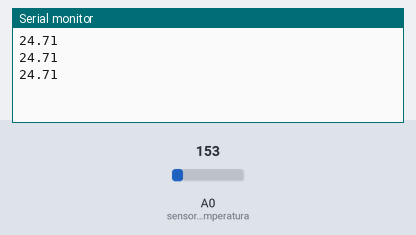
Simulated run of this sketch. Board: Arduino Uno, built with avr-gcc and run on an emulated ATmega328P. Shown: the last lines printed to the serial monitor. Inputs (shaded band) come from the test bench; at power-on: A0 (sensor_temperatura) = 153.

Above: at 1.3 s.
1.4 s: A0 (sensor_temperatura) set to 165
At 1.9 s:
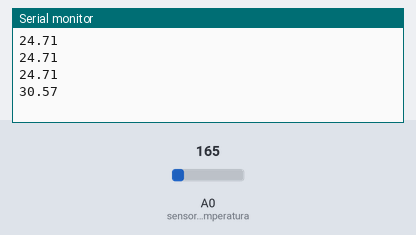
2.9 s: A0 (sensor_temperatura) set to 175
At 3.4 s:
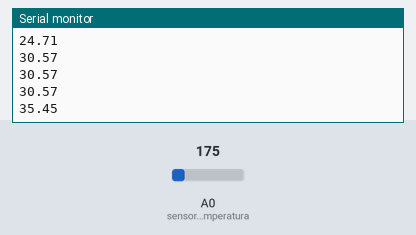
Timing chart, 0 to 5.9 s (numbered marks = the images above; inputs shaded):
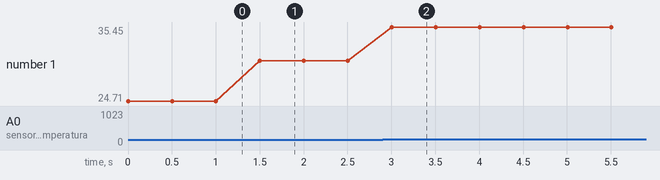

The sketch:

sensor_temperatura_arduino.ino
```cpp
// Palestra: Introducao aos sensores com o Tinkercad
// Lazaro Camargo - INPE - SJC
// lazaro.camargo@inpe.br

// programa para leitura do fotoresistor(LDR) com o Arduino


int sensor_temperatura = 0;

void setup()
{
  Serial.begin(9600);
}

void loop()
{

 int valor = analogRead(sensor_temperatura);

 float voltagem = valor * 5.0;
 voltagem = voltagem / 1024.0;

 float temperatura = (voltagem - 0.5) * 100 ;
 Serial.println(temperatura);

 delay(500);
}
```

Measured:
- after the input at 1.4 s, the serial monitor: prints a new line after 0.10 s (image 1)
- after the input at 2.9 s, the serial monitor: prints a new line after 0.10 s (image 2)
- plotted number 1: 24.71 → 30.57 after the input at 1.4 s, 30.57 → 35.45 after the input at 2.9 s
